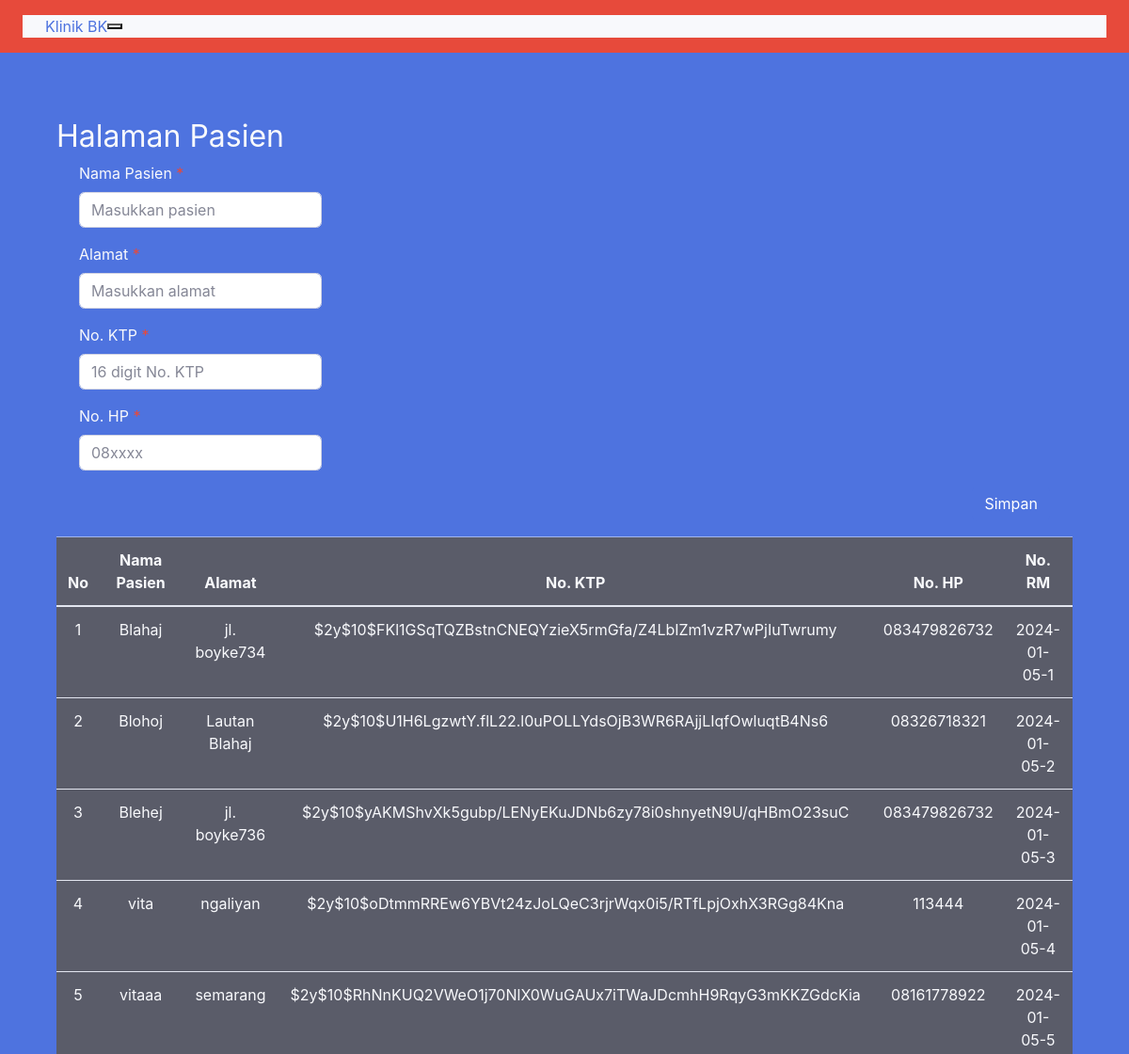
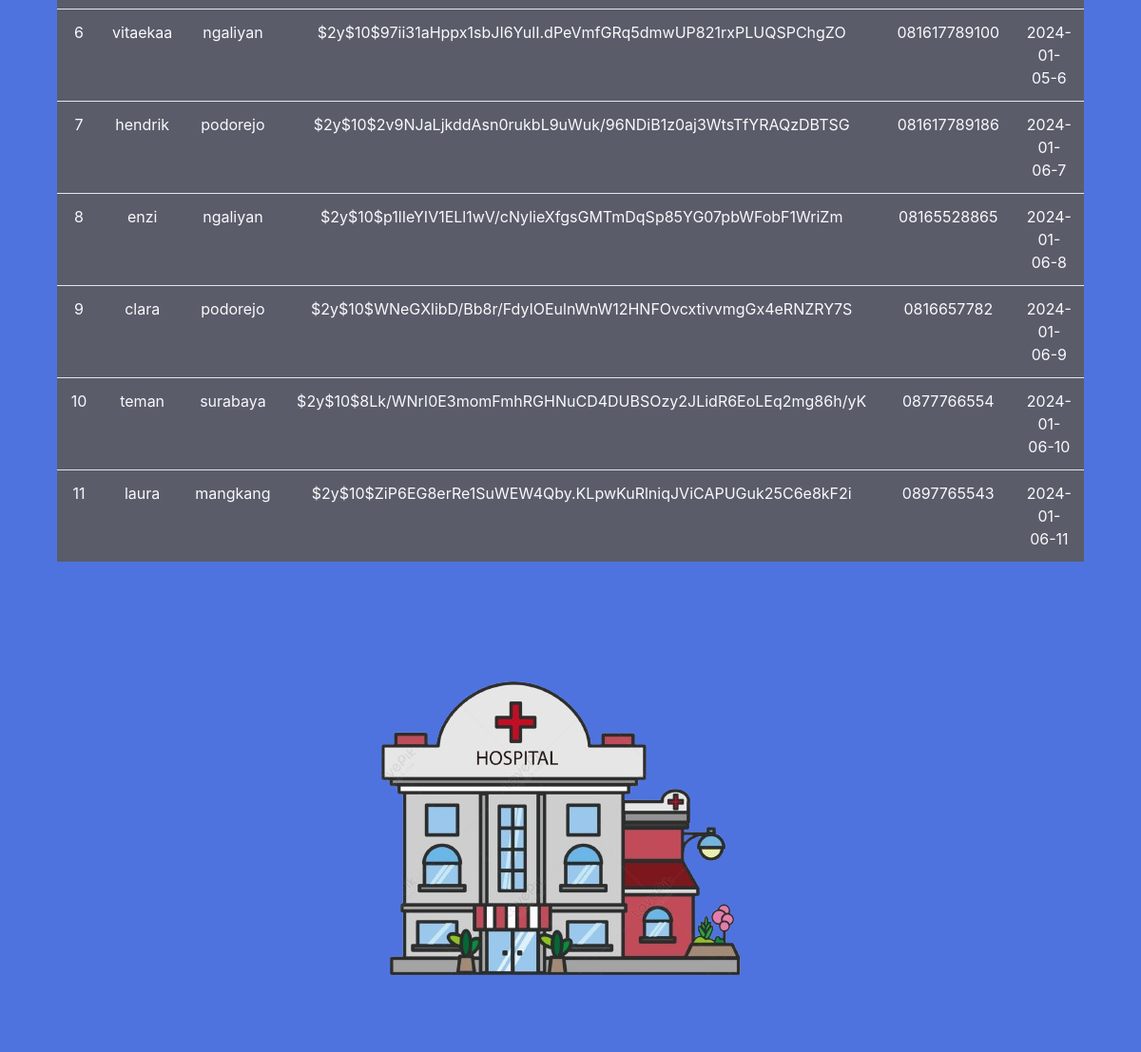
The page /index.php?page=pasien (signed in) on the database its author committed (2 pictures, top to bottom).
### tables this page shows
CREATE TABLE `pasien` (
  `id` int(10) UNSIGNED NOT NULL,
  `nama` varchar(255) NOT NULL,
  `alamat` varchar(255) NOT NULL,
  `no_ktp` varchar(255) NOT NULL,
  `no_hp` varchar(50) NOT NULL,
  `no_rm` varchar(25) NOT NULL
);

### pasien.php (the view, shortened to what this page needs)
<main id="pasien-page">
    <div class="container" style="margin-top: 5.5rem;">
        <div class="row">
            <h2 class="ps-0">Halaman Pasien</h2>
            <div class="container">
                <form action="" method="POST" onsubmit="return(validate());">
                    <?php
                    $nama = '';
                    $alamat = '';
                    $no_ktp = '';
                    $no_hp = '';
                    ?>
                    <div class="mb-3 w-25">
                        <label for="nama">Nama Pasien <span class="text-danger">*</span></label>
                        <input type="text" name="nama" class="form-control" required placeholder="Masukkan pasien" value="<?php echo $nama ?>">
                    </div>
                    <div class="mb-3 w-25">
                        <label for="alamat">Alamat <span class="text-danger">*</span></label>
                        <input type="text" name="alamat" class="form-control" required placeholder="Masukkan alamat" value="<?php echo $alamat ?>">
                    </div>
                    <div class="mb-3 w-25">
                        <label for="no_ktp">No. KTP <span class="text-danger">*</span></label>
                        <input type="number" name="no_ktp" class="form-control" required placeholder="16 digit No. KTP" value="<?php echo $no_ktp ?>">
                    </div>
                    <div class="mb-3 w-25">
                        <label for="no_hp">No. HP <span class="text-danger">*</span></label>
                        <input type="number" name="no_hp" class="form-control" required placeholder="08xxxx" value="<?php echo $no_hp ?>">
                    </div>
                    <div class="d-flex justify-content-end mt-2">
                        <button type="submit" name="simpanData" class="btn btn-primary">Simpan</button>
                    </div>
                </form>
            </div>
            <div class="table-responsive mt-3 px-0">
                <table class="table text-center bg-dark text-light">
                    <thead class="table-primary bg-dark">
                        <tr>
                            <th valign="middle">No</th>
                            <th valign="middle">Nama Pasien</th>
                            <th valign="middle">Alamat</th>
                            <th valign="middle">No. KTP</th>
                            <th valign="middle">No. HP</th>
                            <th valign="middle">No. RM</th>
                        </tr>
                    </thead>
                    <tbody>
                        <?php
                            $result = mysqli_query($mysqli, "SELECT * FROM pasien");
                            $no = 1;
                            while ($data = mysqli_fetch_array($result)) :
                            ?>
                                <tr>
                                    <td><?php echo $no++ ?></td>
                                    <td><?php echo $data['nama'] ?></td>
                                    <td><?php echo $data['alamat'] ?></td>
                                    <td><?php echo $data['no_ktp'] ?></td>
                                    <td><?php echo $data['no_hp'] ?></td>
                                    <td><?php echo $data['no_rm'] ?></td>
                                </tr>
                        <?php endwhile; ?>
                    </tbody>
                </table>
            </div>
        </div>
    </div>
</main>

### rows shown on the page
pasien: nama "Blahaj", alamat "jl. boyke734", no_ktp "$2y$10$FKl1GSqTQZBstnCNEQYzieX5rmGfa/Z4LbIZm1vzR7wPjIuTwrumy", no_hp "083479826732", no_rm "2024-01-05-1"
pasien: nama "Blohoj", alamat "Lautan Blahaj", no_ktp "$2y$10$U1H6LgzwtY.flL22.l0uPOLLYdsOjB3WR6RAjjLIqfOwluqtB4Ns6", no_hp "08326718321", no_rm "2024-01-05-2"
pasien: nama "Blehej", alamat "jl. boyke736", no_ktp "$2y$10$yAKMShvXk5gubp/LENyEKuJDNb6zy78i0shnyetN9U/qHBmO23suC", no_hp "083479826732", no_rm "2024-01-05-3"
pasien: nama "vita", alamat "ngaliyan", no_ktp "$2y$10$oDtmmRREw6YBVt24zJoLQeC3rjrWqx0i5/RTfLpjOxhX3RGg84Kna", no_hp "113444", no_rm "2024-01-05-4"
pasien: nama "vitaaa", alamat "semarang", no_ktp "$2y$10$RhNnKUQ2VWeO1j70NlX0WuGAUx7iTWaJDcmhH9RqyG3mKKZGdcKia", no_hp "08161778922", no_rm "2024-01-05-5"
pasien: nama "vitaekaa", alamat "ngaliyan", no_ktp "$2y$10$97ii31aHppx1sbJI6YulI.dPeVmfGRq5dmwUP821rxPLUQSPChgZO", no_hp "081617789100", no_rm "2024-01-05-6"
pasien: nama "hendrik", alamat "podorejo", no_ktp "$2y$10$2v9NJaLjkddAsn0rukbL9uWuk/96NDiB1z0aj3WtsTfYRAQzDBTSG", no_hp "081617789186", no_rm "2024-01-06-7"
pasien: nama "enzi", alamat "ngaliyan", no_ktp "$2y$10$p1lIeYIV1ELl1wV/cNylieXfgsGMTmDqSp85YG07pbWFobF1WriZm", no_hp "08165528865", no_rm "2024-01-06-8"
pasien: nama "clara", alamat "podorejo", no_ktp "$2y$10$WNeGXlibD/Bb8r/FdyIOEulnWnW12HNFOvcxtivvmgGx4eRNZRY7S", no_hp "0816657782", no_rm "2024-01-06-9"
pasien: nama "teman", alamat "surabaya", no_ktp "$2y$10$8Lk/WNrI0E3momFmhRGHNuCD4DUBSOzy2JLidR6EoLEq2mg86h/yK", no_hp "0877766554", no_rm "2024-01-06-10"
pasien: nama "laura", alamat "mangkang", no_ktp "$2y$10$ZiP6EG8erRe1SuWEW4Qby.KLpwKuRlniqJViCAPUGuk25C6e8kF2i", no_hp "0897765543", no_rm "2024-01-06-11"
